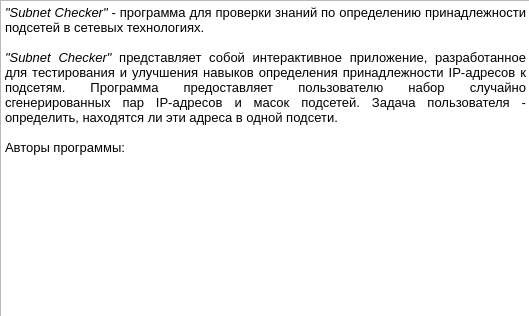
<?xml version="1.0" encoding="UTF-8"?>
<ui version="4.0">
 <class>Form</class>
 <widget class="QWidget" name="Form">
  <property name="geometry">
   <rect>
    <x>0</x>
    <y>0</y>
    <width>529</width>
    <height>316</height>
   </rect>
  </property>
  <property name="minimumSize">
   <size>
    <width>529</width>
    <height>316</height>
   </size>
  </property>
  <property name="maximumSize">
   <size>
    <width>529</width>
    <height>316</height>
   </size>
  </property>
  <property name="windowTitle">
   <string>Информация о программе</string>
  </property>
  <widget class="QTextEdit" name="textEdit">
   <property name="geometry">
    <rect>
     <x>0</x>
     <y>0</y>
     <width>531</width>
     <height>321</height>
    </rect>
   </property>
   <property name="minimumSize">
    <size>
     <width>531</width>
     <height>321</height>
    </size>
   </property>
   <property name="maximumSize">
    <size>
     <width>531</width>
     <height>321</height>
    </size>
   </property>
   <property name="readOnly">
    <bool>true</bool>
   </property>
   <property name="html">
    <string>&lt;!DOCTYPE HTML PUBLIC &quot;-//W3C//DTD HTML 4.0//EN&quot; &quot;http://www.w3.org/TR/REC-html40/strict.dtd&quot;&gt;
&lt;html&gt;&lt;head&gt;&lt;meta name=&quot;qrichtext&quot; content=&quot;1&quot; /&gt;&lt;style type=&quot;text/css&quot;&gt;
p, li { white-space: pre-wrap; }
&lt;/style&gt;&lt;/head&gt;&lt;body style=&quot; font-family:'MS Shell Dlg 2'; font-size:7.8pt; font-weight:400; font-style:normal;&quot;&gt;
&lt;p align=&quot;justify&quot; style=&quot; margin-top:0px; margin-bottom:0px; margin-left:0px; margin-right:0px; -qt-block-indent:0; text-indent:0px;&quot;&gt;&lt;span style=&quot; font-size:10pt; font-style:italic;&quot;&gt;&amp;quot;Subnet Checker&amp;quot;&lt;/span&gt;&lt;span style=&quot; font-size:10pt;&quot;&gt; - программа для проверки знаний по определению принадлежности подсетей в сетевых технологиях.&lt;/span&gt;&lt;/p&gt;
&lt;p align=&quot;justify&quot; style=&quot;-qt-paragraph-type:empty; margin-top:0px; margin-bottom:0px; margin-left:0px; margin-right:0px; -qt-block-indent:0; text-indent:0px; font-size:10pt;&quot;&gt;&lt;br /&gt;&lt;/p&gt;
&lt;p align=&quot;justify&quot; style=&quot; margin-top:0px; margin-bottom:0px; margin-left:0px; margin-right:0px; -qt-block-indent:0; text-indent:0px;&quot;&gt;&lt;span style=&quot; font-size:10pt; font-style:italic;&quot;&gt;&amp;quot;Subnet Checker&amp;quot;&lt;/span&gt;&lt;span style=&quot; font-size:10pt;&quot;&gt; представляет собой интерактивное приложение, разработанное для тестирования и улучшения навыков определения принадлежности IP-адресов к подсетям. Программа предоставляет пользователю набор случайно сгенерированных пар IP-адресов и масок подсетей. Задача пользователя - определить, находятся ли эти адреса в одной подсети.&lt;/span&gt;&lt;/p&gt;
&lt;p align=&quot;justify&quot; style=&quot;-qt-paragraph-type:empty; margin-top:0px; margin-bottom:0px; margin-left:0px; margin-right:0px; -qt-block-indent:0; text-indent:0px; font-size:10pt;&quot;&gt;&lt;br /&gt;&lt;/p&gt;
&lt;p align=&quot;justify&quot; style=&quot; margin-top:0px; margin-bottom:0px; margin-left:0px; margin-right:0px; -qt-block-indent:0; text-indent:0px;&quot;&gt;&lt;span style=&quot; font-size:10pt;&quot;&gt;Авторы программы:&lt;/span&gt;&lt;/p&gt;
&lt;p align=&quot;justify&quot; style=&quot;-qt-paragraph-type:empty; margin-top:0px; margin-bottom:0px; margin-left:0px; margin-right:0px; -qt-block-indent:0; text-indent:0px; font-size:10pt;&quot;&gt;&lt;br /&gt;&lt;/p&gt;&lt;/body&gt;&lt;/html&gt;</string>
   </property>
  </widget>
 </widget>
 <resources/>
 <connections/>
</ui>
